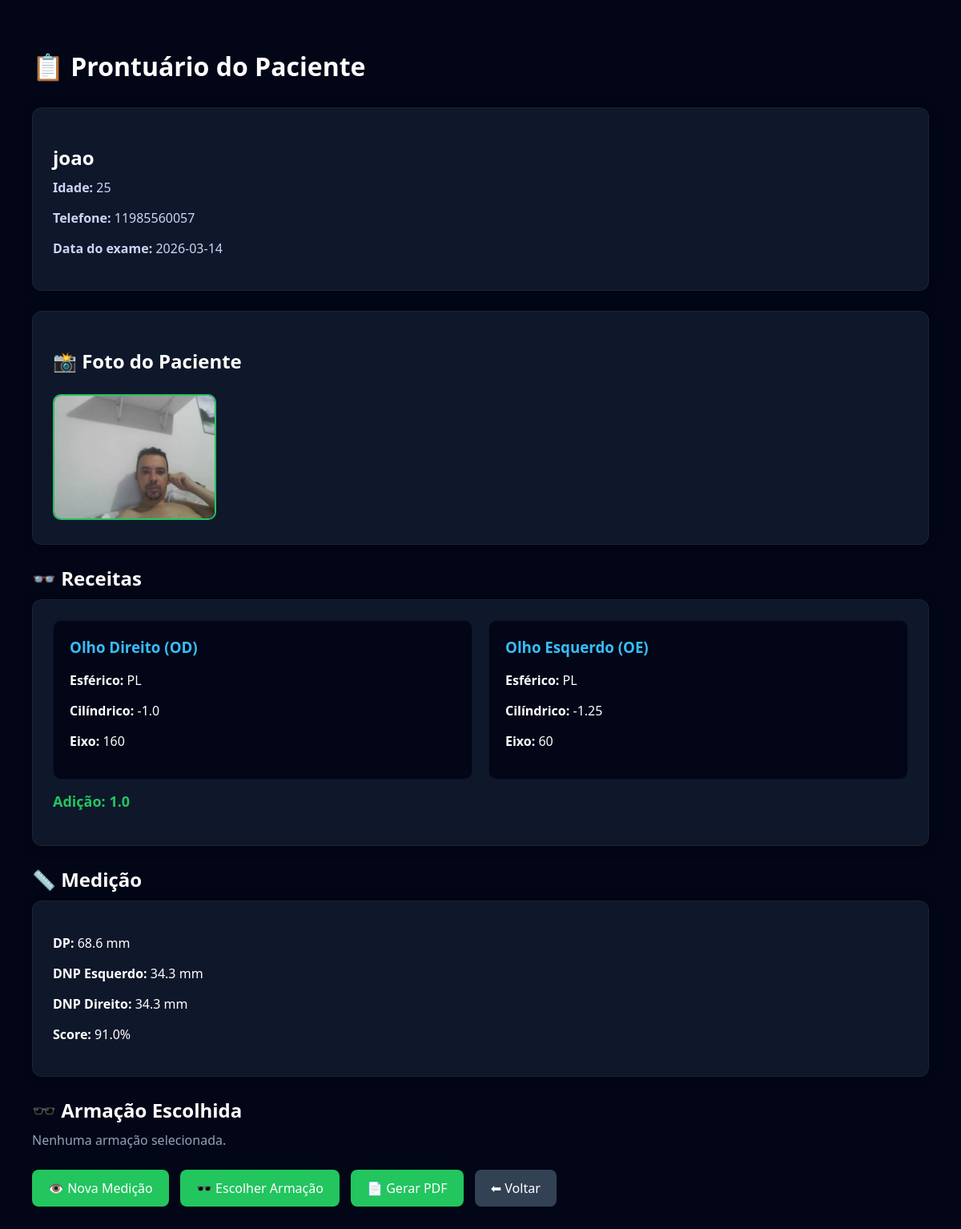
The page /prontuario/6 on the database its author committed.
### tables this page shows
CREATE TABLE pacientes(
        id INTEGER PRIMARY KEY AUTOINCREMENT,
        nome TEXT NOT NULL,
        idade INTEGER,
        data_exame TEXT
    , telefone TEXT, foto TEXT);

CREATE TABLE receitas(
        id INTEGER PRIMARY KEY AUTOINCREMENT,
        paciente_id INTEGER,
        od_esf REAL,
        od_cil REAL,
        od_eixo INTEGER,
        oe_esf REAL,
        oe_cil REAL,
        oe_eixo INTEGER,
        adicao REAL,
        tipo_grau TEXT,
        FOREIGN KEY (paciente_id) REFERENCES pacientes(id)
    );

CREATE TABLE medicoes(
        id INTEGER PRIMARY KEY AUTOINCREMENT,
        paciente_id INTEGER,
        dp REAL,
        dnp_e REAL,
        dnp_d REAL,
        score REAL,
        data TEXT,
        FOREIGN KEY (paciente_id) REFERENCES pacientes(id)
    );

### app.py (the view)
@app.route("/prontuario/<int:id>")
def prontuario(id):
    conn = get_db()
    cursor = conn.cursor()
    cursor.execute("SELECT * FROM pacientes WHERE id=?", (id,))
    paciente = cursor.fetchone()
    cursor.execute("""
    SELECT * FROM receitas
    WHERE paciente_id=?
    ORDER BY id DESC
    """, (id,))
    receitas = cursor.fetchall()
    cursor.execute("""
    SELECT dp, dnp_e, dnp_d, score, data
    FROM medicoes
    WHERE paciente_id=?
    ORDER BY id DESC LIMIT 1
    """, (id,))
    medicao = cursor.fetchone()
    cursor.execute("""
    SELECT a.modelo, a.marca, a.tamanho, a.material
    FROM pedidos p
    JOIN armacoes a ON p.armacao = a.id
    WHERE p.paciente_id=?
    ORDER BY p.id DESC LIMIT 1
    """, (id,))
    armacao = cursor.fetchone()
    conn.close()
    return render_template("prontuario.html",
                           paciente=paciente,
                           receitas=receitas,
                           medicao=medicao,
                           armacao=armacao)

### app.py (called while the page is built)
def get_db():
    conn = conectar()
    conn.row_factory = lambda cursor, row: {col[0]: row[idx] for idx, col in enumerate(cursor.description)}
    return conn

### templates/prontuario.html (shortened to what this page needs)
<!DOCTYPE html>
<html lang="pt-BR">
<head>
</head>
<body>
<h1>📋 Prontuário do Paciente</h1>
{% if paciente %}
<div class="card">
<h2>{{ paciente["nome"] }}</h2>
<p class="info"><b>Idade:</b> {{ paciente["idade"] or "-" }}</p>
<p class="info"><b>Telefone:</b> {{ paciente["telefone"] or "-" }}</p>
<p class="info"><b>Data do exame:</b> {{ paciente["data_exame"] or "-" }}</p>
</div>
{% else %}
<p class="sem-dados">Paciente não encontrado.</p>
{% endif %}
{% if paciente and paciente["foto"] %}
<div class="card">
<h2>📸 Foto do Paciente</h2>
<img src="/{{ paciente['foto'] }}" width="200" class="foto">
</div>
{% endif %}
<h2>👓 Receitas</h2>
{% if receitas %}
{% for r in receitas %}
<div class="card">
<div class="grid">
<div class="olho">
<h3>Olho Direito (OD)</h3>
<p><b>Esférico:</b> {{ r["od_esf"] or "-" }}</p>
<p><b>Cilíndrico:</b> {{ r["od_cil"] or "-" }}</p>
<p><b>Eixo:</b> {{ r["od_eixo"] or "-" }}</p>
</div>
<div class="olho">
<h3>Olho Esquerdo (OE)</h3>
<p><b>Esférico:</b> {{ r["oe_esf"] or "-" }}</p>
<p><b>Cilíndrico:</b> {{ r["oe_cil"] or "-" }}</p>
<p><b>Eixo:</b> {{ r["oe_eixo"] or "-" }}</p>
</div>
</div>
<p class="adicao">Adição: {{ r["adicao"] or "-" }}</p>
</div>
{% endfor %}
{% else %}
<p class="sem-dados">Nenhuma receita cadastrada.</p>
{% endif %}
<h2>📏 Medição</h2>
{% if medicao %}
<div class="card">
<p><b>DP:</b> {{ medicao["dp"] }} mm</p>
<p><b>DNP Esquerdo:</b> {{ medicao["dnp_e"] }} mm</p>
<p><b>DNP Direito:</b> {{ medicao["dnp_d"] }} mm</p>
<p><b>Score:</b> {{ medicao["score"] }}%</p>
</div>
{% else %}
<p class="sem-dados">Nenhuma medição registrada.</p>
{% endif %}
<h2>🕶️ Armação Escolhida</h2>
{% if armacao %}
<div class="card">
<p><b>Marca:</b> {{ armacao["marca"] }}</p>
<p><b>Modelo:</b> {{ armacao["modelo"] }}</p>
<p><b>Tamanho:</b> {{ armacao["tamanho"] }}</p>
<p><b>Material:</b> {{ armacao["material"] }}</p>
</div>
{% else %}
<p class="sem-dados">Nenhuma armação selecionada.</p>
{% endif %}
<div>
<a class="btn" href="/medicao?paciente_id={{ paciente['id'] }}">
  👁️ Nova Medição
</a>
<a class="btn" href="/armacao">
  🕶️ Escolher Armação
</a>
<a class="btn" href="/gerar_pdf/{{ paciente['id'] }}">
  📄 Gerar PDF
</a>
<a class="btn btn-sec" href="/dashboard">
  ⬅ Voltar
</a>
</div>
</body>
</html>

### templates/prontuario.html (style rules this page uses)
body { font-family:Segoe UI, Arial; background:#020617; color:white; padding:40px; margin:0; }
h1 { margin-bottom:30px; }
h2 { margin-bottom:10px; }
.card { background:#0f172a; padding:25px; border-radius:12px; margin-bottom:25px; box-shadow:0 0 15px rgba(0,0,0,0.4); border:1px solid rgba(255,255,255,0.05); }
.grid { display:grid; grid-template-columns:1fr 1fr; gap:20px; }
.olho { background:#020617; padding:20px; border-radius:10px; border:1px solid rgba(255,255,255,0.05); }
.olho h3 { margin-top:0; color:#38bdf8; }
.adicao { margin-top:15px; font-size:18px; font-weight:bold; color:#22c55e; }
.info { margin-top:5px; color:#cbd5f5; }
.btn { display:inline-block; margin:10px 10px 0 0; padding:12px 20px; background:#22c55e; color:white; text-decoration:none; border-radius:8px; transition:0.3s; }
.btn-sec { background:#334155; }
.sem-dados { color:#94a3b8; margin-top:10px; }
.foto { margin-top:15px; border-radius:10px; border:2px solid #22c55e; }

### rows shown on the page
pacientes: nome "joao", idade "25", telefone "11985560057", data_exame "2026-03-14", foto (picture)
receitas: od_esf "PL", od_cil "-1.0", od_eixo "160", oe_esf "PL", oe_cil "-1.25", oe_eixo "60", adicao "1.0"
medicoes: dp "68.6", dnp_e "34.3", dnp_d "34.3", score "91.0"
